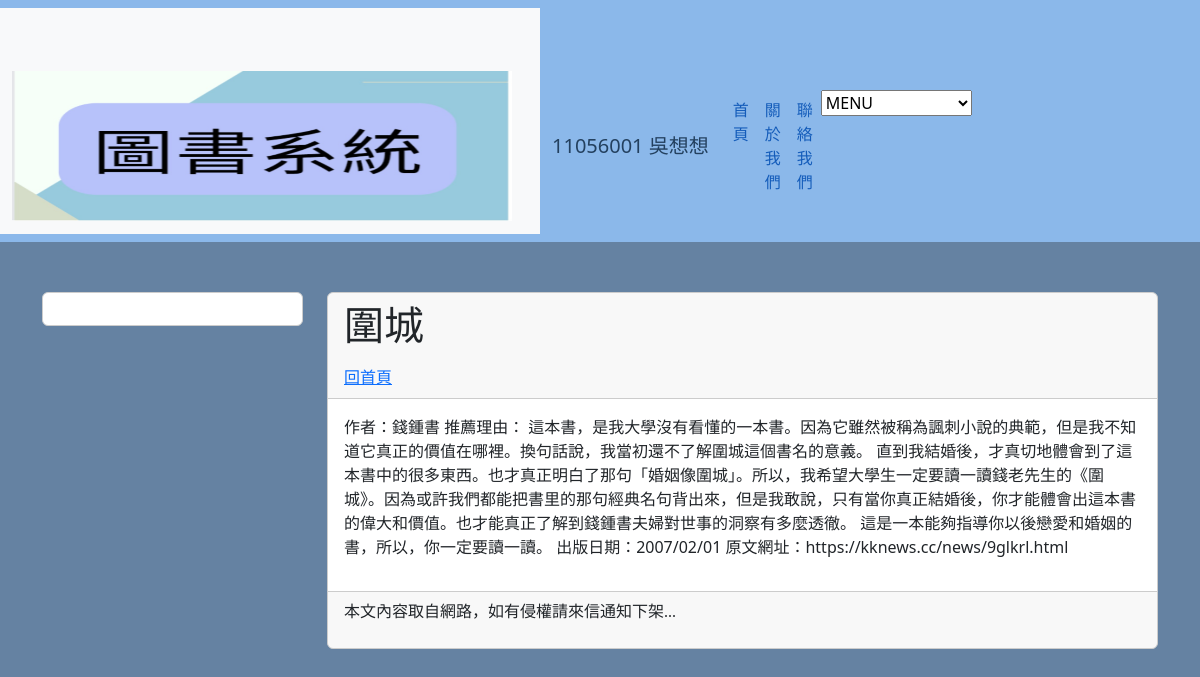
The app's page /post/4/ with its own data.
### book/models.py (models this page shows, shortened)
class Postbb(models.Model):
    title = models.CharField(max_length=200)
    slug = models.SlugField()  # 确保slug字段是SlugField类型
    body = models.TextField()  # 确保body字段是TextField类型
    pub_date = models.DateTimeField(auto_now_add=True)
    class Meta:
        ordering = ('-pub_date', )

### book/views.py (the view)
# urls.py: path('post/<slug:slug>/', showpost, name="showpost")
def showpost(request, slug):
    try:
        postbb = Postbb.objects.get(slug=slug)
        if postbb != None:
            return render(request, 'post.html', locals())
        else:
            return redirect("/")
    except:
        return redirect("/")

### templates/post.html (shortened to what this page needs)
{% extends "base2.html" %}
{% block headmessage %}
<a style='font-family:微軟正黑體;' href='/'>回首頁</a>
{% endblock headmessage %}

### templates/base2.html (shortened to what this page needs)
<!DOCTYPE html>
<html lang="en">
<head>
    <link href="https://cdn.jsdelivr.net/npm/bootstrap@5.3.2/dist/css/bootstrap.min.css" rel="stylesheet">
</head>
<body>
    <nav class="navbar navbar-expand-lg navbar-dark" >
        <nav class="navbar navbar-expand-lg navbar-light bg-light">
            <div class="container">
                <a class="navbar-brand" href="#">
                    <img src="/static/images/abcd.jpg" width="500" height="150" class="d-inline-block align-top" alt="Navbar Logo">
                </a>
            </nav>
        <div class="container">
            <a class="navbar-brand" href="#">11056001 吳想想</a>
            <div class="collapse navbar-collapse" id="navbarNav">
                <ul class="navbar-nav ml-auto">
                    <li class="nav-item">
                        <a class="nav-link" href="/">首頁</a>
                    </li>
                    <li class="nav-item">
                        <a class="nav-link" href="#">關於我們</a>
                    </li>
                    <li class="nav-item">
                        <a class="nav-link" href="#">聯絡我們</a>
                    </li>
                    <div class="nav-item">
                    <li class="nav-item ml-auto">
                        <select id="pages" class="custom-select" onchange="window.location.href=this.value;">
                            <option value="">MENU</option>
                        </select>
                    </li>
                    </div>
                    <div class="container">
                    </div>
                </ul>
            </div>
        </div>
    </nav>
    <div class="container">
        <div class="row">
            <div class="col-sm-12 col-md-3">
                <div class="card">
                    <div class="card-body">
                    </div>
                </div>
            </div>
            <div class="col-sm-12 col-md-9">
                <div class="card">
                    <div class="card-header">
                        <h1>{{ postbb.title }}</h1>
                        {% block headmessage %}
                        {% endblock %}
                    </div>
                    <div class="card-body">
                        {{ postbb.body }}
                    </div>
                    <div class="card-footer">
                        {% include 'footer.html' %}
                    </div>
                </div>
            </div>
        </div>
    </div>
</body>
</html>

### templates/base2.html (style rules this page uses)
body { background-color: rgba(97, 127, 160, 0.973) ; }
.navbar { background-color: rgb(139, 184, 234); }
.navbar-brand { color: #17314ee3; }
.navbar-nav .nav-link { color:rgb(20, 92, 186); }
.container { margin-top: 50px; }
.card { border: 1px solid #ccc; }

### records on screen
Postbb: title "圍城", body "作者：錢鍾書 推薦理由： 這本書，是我大學沒有看懂的一本書。因為它雖然被稱為諷刺小說的典範，但是我不知道它真正的價值在哪裡。換句話說，我當初還不了解圍城這個書名的意義。 直到我結婚後，才真切地體會到了這本書中的很多東西。也才真正明白了那句「婚姻像圍城」。所以，我希望大學生一定要讀一讀錢老先生的《圍城》。因為或許我們都能把書里的那句經典名句背出來，但是我敢說，只有當你真正結婚後，你才能體會出這本書的偉大和價值。也才能真正了解到錢鍾書夫婦對世事的洞察有多麼透徹。 這是一本能夠指導你以後戀愛和婚姻的書，所以，你一定要讀一讀。 出版日期：2007/02/01 原文網址：https://kknews.cc/news/9glkrl.html"
